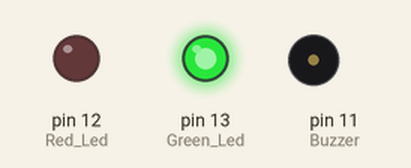
A sketch run on a simulated Arduino Uno, built with avr-gcc and run on an emulated ATmega328P. On the bench: output pins drawn as LEDs (lit = HIGH), buzzer (waves = sounding).

Above: at 0.2 s.
At 1.7 s:
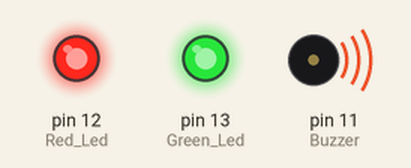
Timing chart, 0 to 3.0 s (numbered marks = the images above):
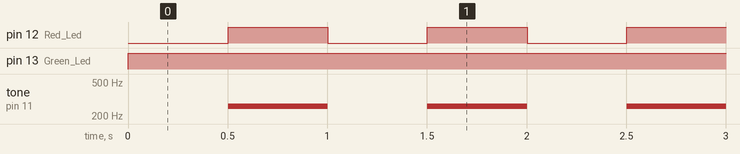

Measured:
- by itself, pin 12 (Red_Led): alternates HIGH for 0.50 s and LOW for 0.50 s
- by itself, pin 13 (Green_Led): LOW → HIGH at 0.00 s
- by itself, tone on pin 11 (Buzzer): alternates 261 Hz for 0.50 s and silent for 0.50 s

The sketch:

LedsAndBuzzer-Arduino.ino
```cpp
unsigned long PrevTime_RedLed = 0; // Previous time Red Led
unsigned long Delay_RedLed = 500; // Delay Red Led

byte RedLedState = LOW; // Red Led State

void setup() {
  pinMode(13, OUTPUT); // Green Led
  pinMode(12, OUTPUT); // Red Led
  pinMode(11, OUTPUT); // Buzzer
}

void loop() {
unsigned long currentTime = millis(); // currentTime Red Led

digitalWrite(13, HIGH); // Green Led HIGH

// Parllel Red Led
if (currentTime - PrevTime_RedLed > Delay_RedLed) {
   PrevTime_RedLed += Delay_RedLed;
   if(RedLedState == HIGH)
   {
    RedLedState = LOW; // Led Red LOW
    noTone(11); // Buzzer Stop
   }

   else
   {
   RedLedState = HIGH; // Led Red HIGH
    tone(11,261); // Buzzer Start
   }

}

digitalWrite(12,RedLedState); // Write Red Led State

}

// Blink Red Led
  // digitalWrite(12, HIGH);
  // delay(500);
  // digitalWrite(12, LOW);
  // delay(500);

//Buzzer
//  tone(11,261);
//  delay(3000);
//   tone(11,440);
//   delay(3000);
  // Add sounds
```
